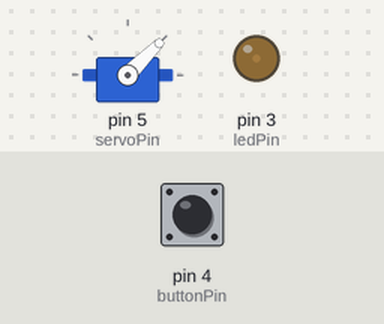
The sketch below on a simulated Arduino Uno, built with avr-gcc and run on an emulated ATmega328P. On the bench: servo, output pins drawn as LEDs (lit = HIGH). The test bench sets the inputs (shaded band); at power-on: pin 4 (buttonPin) HIGH.

Above: at 1.2 s.
1.3 s: pin 4 (buttonPin) pulled LOW for 0.15 s
At 1.45 s:
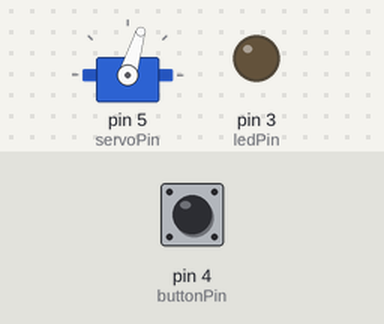
At 2.1 s:
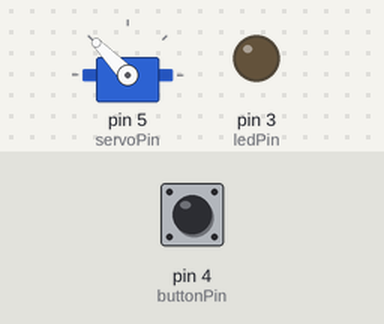
Timing chart, 0 to 12.6 s (numbered marks = the images above; inputs shaded):
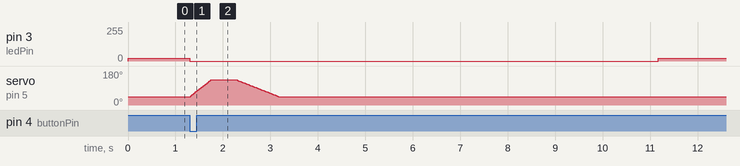

Measured:
- after the input at 1.3 s, pin 3 (ledPin): 20/255 → 0/255 at once, → 20/255 9.9 s later; servo on pin 5 (servoPin): rises from 45° to 135° in 0.94 s, then falls to 45° in 0.91 s

The sketch:

TreatDispenser.ino
```cpp
/*

Treat Dispenser

This circuit is designed to train my pet rats to push a button to receive a treat.
The button can only be pressed when a LED is lit.
Once the button has been pressed, a servo rotates to deliver a treat, then resets.
The LED then turns off for a set amount of time, before turning back on and
reactivating the button.

Circuit:
* Servo attached to pin 9, +5v and ground
* LED attached to pin 3 and ground via resistor
* Pushbutton attached to pin 2, +5v via resistor and ground

Jack Brewer
http://jackbrewer.co.uk

*/

// Define Servo variables and set initial position
#include <Servo.h>
Servo myservo;
const int servoPin =  5;
int pos = 45;

// Define Pushbutton variables
const int buttonPin = 4;

// Define LED variables
const int ledPin = 3;
int ledIntensity = 20;

// Define logic variables
boolean buttonEnabled = false;                                  // Whether the button is accepting presses
boolean isMoving = false;                                       // Whether a treat is currently being dispensed
int buttonState = 0;                                            // Whether the button is currently being pressed
const unsigned long requestInterval = 8000;                     // Time before button re-activates
unsigned long currentTime = millis();                           // Stores the current time
unsigned long lastAttemptTime = currentTime - requestInterval;  // Remembers when the last treat was dispensed


void setup() {

	// Set up pins and move servo to starting position
	pinMode(buttonPin, INPUT);
	pinMode(ledPin, OUTPUT);
	myservo.attach(servoPin);
	myservo.write(pos);

}

void loop(){

	// If enough time has passed
	if (buttonEnabled) {
		checkForPress();     // Listen for button presses
	} else {
		checkRateLimiter();  // Check time again
	}

}

void checkForPress() {

	// Check if button is being pressed
	buttonState = digitalRead(buttonPin);

	// If button is pressed
	if (buttonState == LOW) {

		// Deliver treat and reset
		buttonEnabled = false;
		analogWrite(ledPin, 0);
		deliverTreat();

	}
}

void checkRateLimiter() {

	unsigned long currentTime = millis();

	// If enough time has passed
	if (currentTime - lastAttemptTime >= requestInterval) {

		// Activate Button and LED
		buttonEnabled = true;
		analogWrite(ledPin, ledIntensity);
		lastAttemptTime = currentTime;

	}
}

void deliverTreat(){

	if (!isMoving) {

		isMoving = true;

		for(pos = 45; pos < 135; pos += 1) {
			myservo.write(pos);
			delay(5);
		}
		delay(500);
		for(pos = 135; pos>=45; pos-=1) {
			myservo.write(pos);
			delay(10);
		}

		isMoving = false;

		// Reset the timer to start again from the time the treat is dispensed
		lastAttemptTime = millis();

	}
}
```
